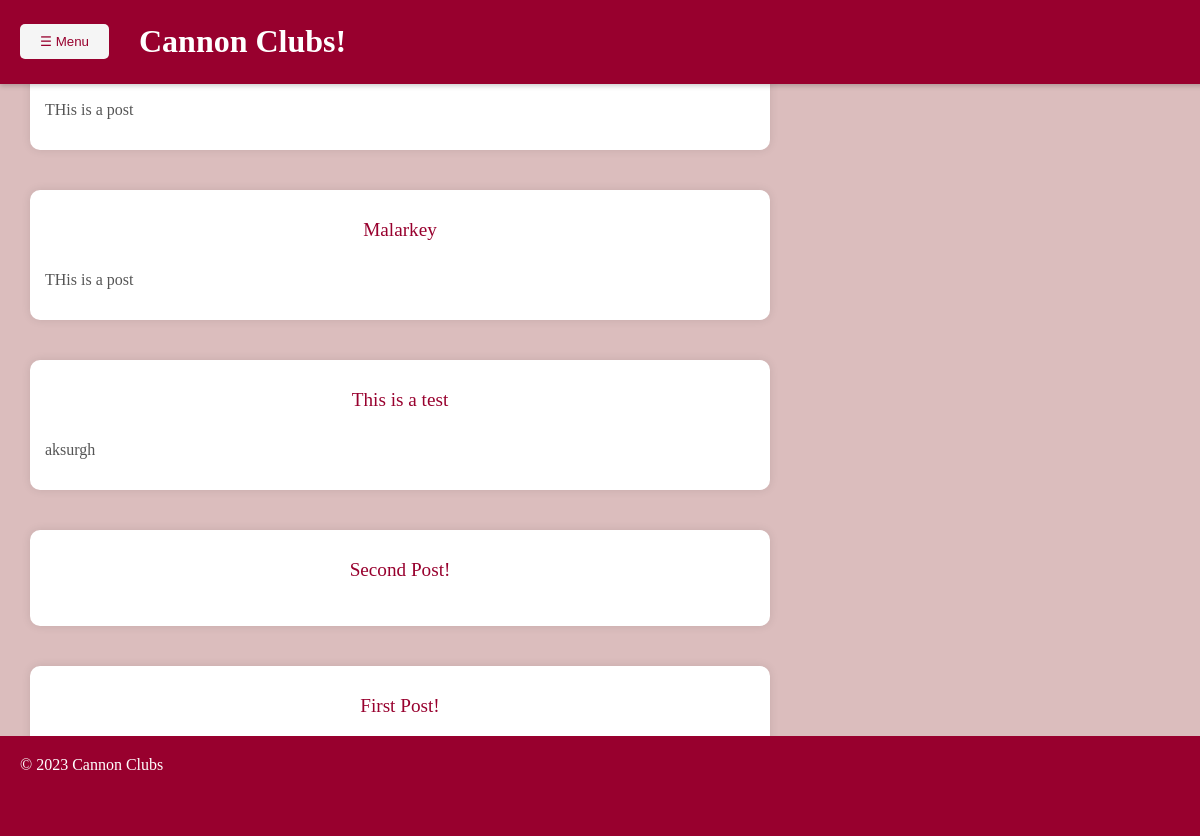
The page /blog/ on the database as committed earlier.
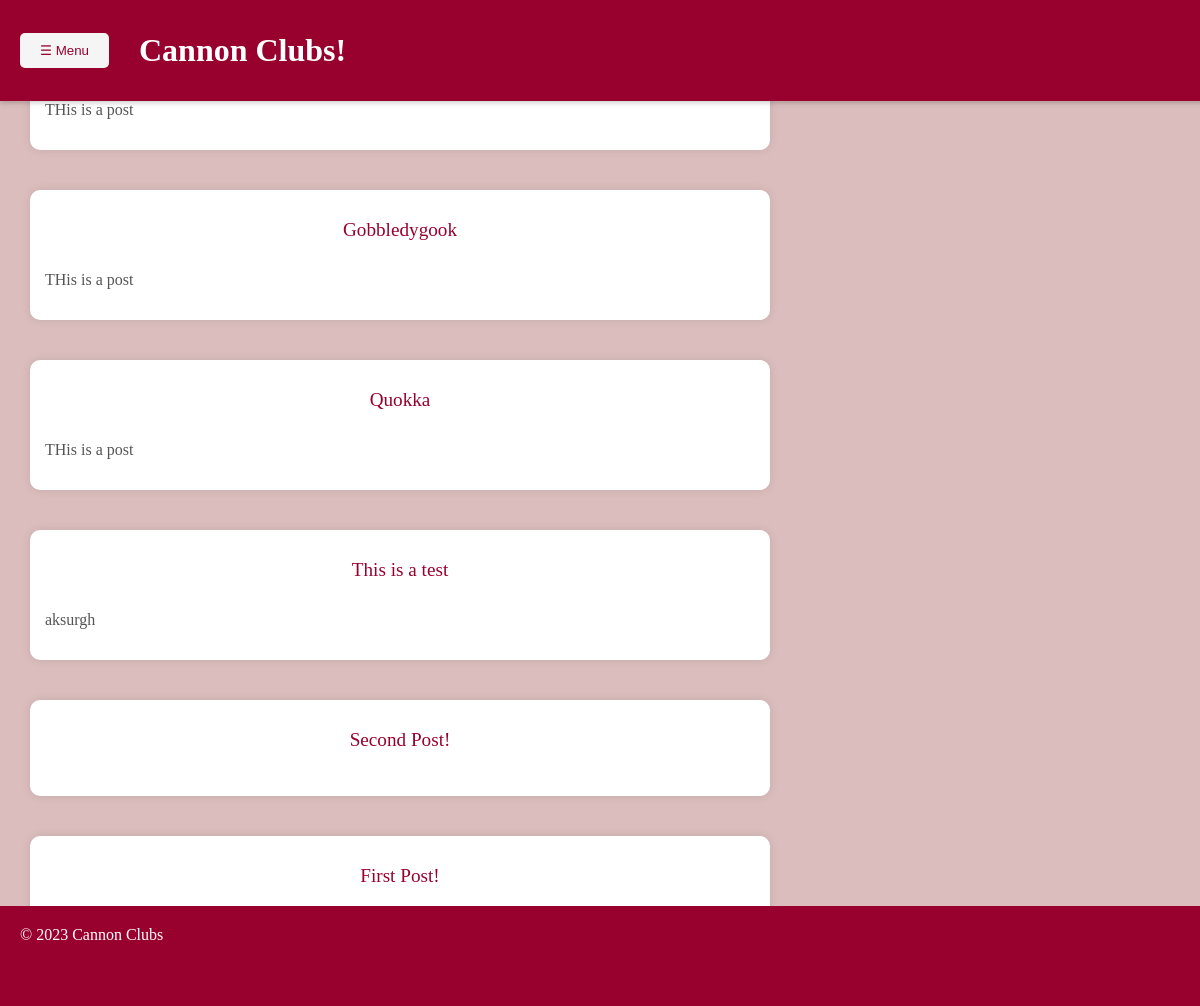
The same page on the database as committed later.
### blog/models.py (models this page shows, shortened)
class Post(models.Model):
    name = models.CharField(max_length=50)
    picture = models.ImageField()
    club = models.CharField(max_length=50, default="Nobody")
    pub_date = models.DateTimeField("date published")
    words = models.CharField(max_length=250)
    approved = models.BooleanField(default=False)

### blog/views.py (the view)
# urls.py: path("", views.IndexView.as_view(), name='index'),
class IndexView(generic.ListView):
    template_name = "blog/index.html"
    context_object_name = "latest_blog_entries"
    def get_queryset(self):
       return Post.objects.filter(pub_date__lte=timezone.now(), approved=True).order_by("-pub_date")[:10]

### blog/templates/blog/index.html (shortened to what this page needs)
{% load static %}
<!DOCTYPE html>
<html>
<head>
    <link rel="stylesheet" type="text/css" href="{% static 'blog/full.css' %}">
</head>
<body>
    <header id="navbar">
        <button id="menu-button">&#9776; Menu</button>
        <h1>Cannon Clubs!</h1>
    </header>
    <div class="new-div">
    </div>
       <div class="main">
        {% if latest_blog_entries %}
            <ul class="cool-list">
                {% for post in latest_blog_entries %}
                    <li>
                        <a href="{% url 'blog:post' post.id %}">{{ post.name }}</a>
                        <p class="post-description">{{ post.words }}</p>
                    </li>
                {% endfor %}
            </ul>
        {% else %}
            <p>No posts are available.</p>
        {% endif %}
    </div>
    <footer>
        &copy; 2023 Cannon Clubs
    </footer>
</body>
</html>

### blog/static/blog/full.css (style rules this page uses)
ul { display: flex; list-style-type: none; margin: 0; padding: 0; }
li { margin: 0 10px; }
a { display: block; color: white; text-align: center; padding: 14px 16px; text-decoration: none; }
h1 { padding: 0; margin: 0; text-align: center; }
body { margin: 0; padding-bottom: 50px; overflow-x: hidden; background-color: rgb(219, 189, 189); }
footer { position: absolute; bottom: 0; width: 100%; background-color: rgb(152,0,46); color: #fff; padding: 20px; height: 50px; }
body { display: flex; flex-direction: column; min-height: 100vh; }
footer { position: fixed; bottom: 0; width: 100%; height: 60px; }
#navbar { background-color: rgb(152, 0, 46); color: white; position: fixed; top: 0; left: 0; width: 100%; box-shadow: 0 2px 5px rgba(0, 0, 0, 0.2); z-index: 1000; }
#navbar { background-color: rgb(152, 0, 46); color: white; position: fixed; top: 0; left: 0; width: 100%; height: 120px; box-shadow: 0 2px 5px rgba(0, 0, 0, 0.2); z-index: 1000; display: flex; justify-content: left; align-items: center; }
#navbar h1 { padding-left: 20px; }
body { margin: 0; padding: 0; display: flex; justify-content: center; align-items: center; min-height: 100vh; background-color: rgb(219, 189, 189); }
#navbar { background-color: rgb(152, 0, 46); color: white; position: fixed; top: 0; left: 0; width: 100%; height: 10%; box-shadow: 0 2px 5px rgba(0, 0, 0, 0.2); z-index: 1000; display: flex; justify-content: left; align-items: center; padding-left: 20px; }
body { display: grid; grid-template-columns: 2fr 1fr; min-height: 100vh; margin: 0; }
.main { grid-column: 1; overflow: auto; padding-right: 300px; }
.new-div { position: fixed; top: 50%; right: 0; transform: translateY(-50%); padding: 20px; box-sizing: border-box; width: max-content; min-width: 300px; }
#navbar #menu-button { cursor: pointer; padding: 10px 20px; background-color: whitesmoke; color: rgb(152, 0, 46); border: none; border-radius: 5px; margin-right: 10px; }
.cool-list { list-style-type: none; padding: 0; display: grid; grid-template-columns: repeat(auto-fit, minmax(600px, 1fr)); grid-gap: 20px; }
.cool-list li { padding: 15px; background-color: white; border-radius: 10px; box-shadow: 0px 0px 10px rgba(0, 0, 0, 0.1); overflow: hidden; transition: background-color 0.3s, transform 0.3s; }
.cool-list a { color: rgb(152, 0, 46); text-decoration: none; font-size: 1.2em; transition: color 0.3s; }
.main { padding: 20px; }
.cool-list li { padding: 15px; background-color: white; border-radius: 10px; box-shadow: 0px 0px 10px rgba(0, 0, 0, 0.1); overflow: hidden; transition: background-color 0.3s, transform 0.3s; margin-bottom: 20px; }
.post-description { font-size: 1em; color: #555; }

Rows that differ between the two databases and show on the page:
removed Post: name "Malarkey", words "THis is a post"
added Post: name "Gobbledygook", words "THis is a post"
added Post: name "Quokka", words "THis is a post"
